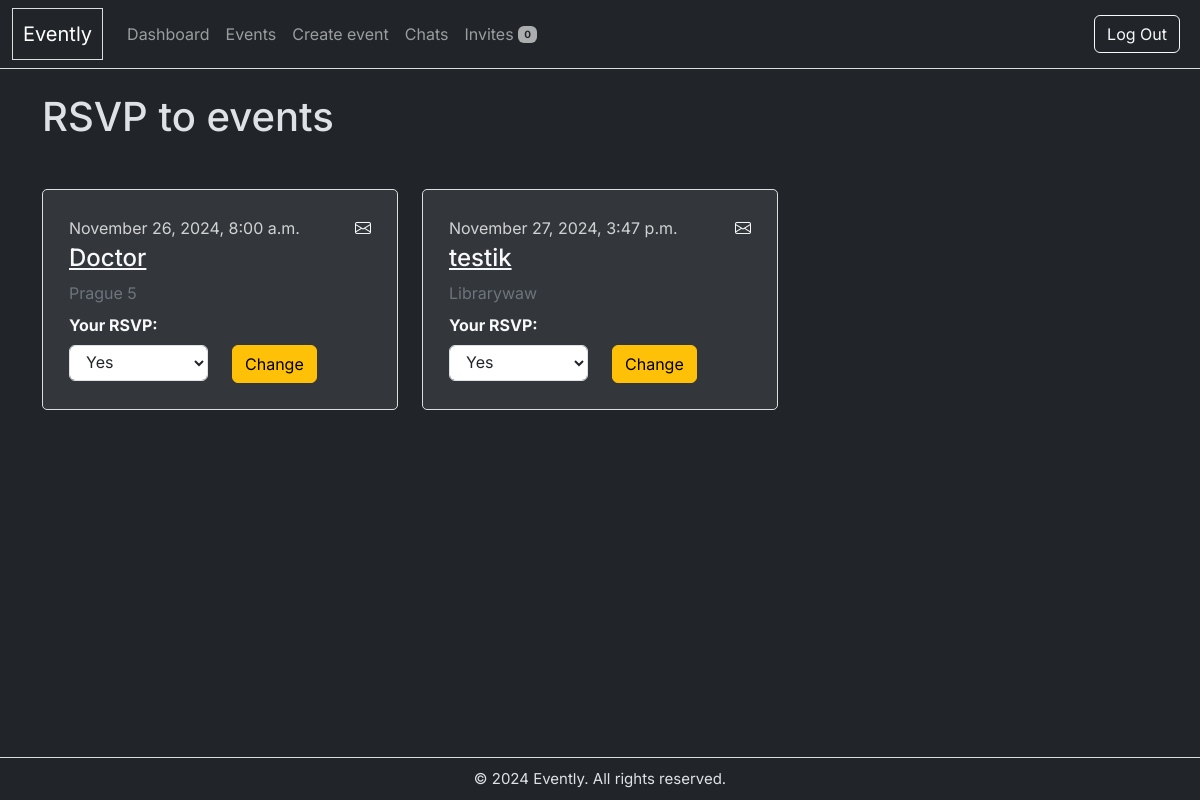
Before: /rsvps/ (signed in) with the older database file.
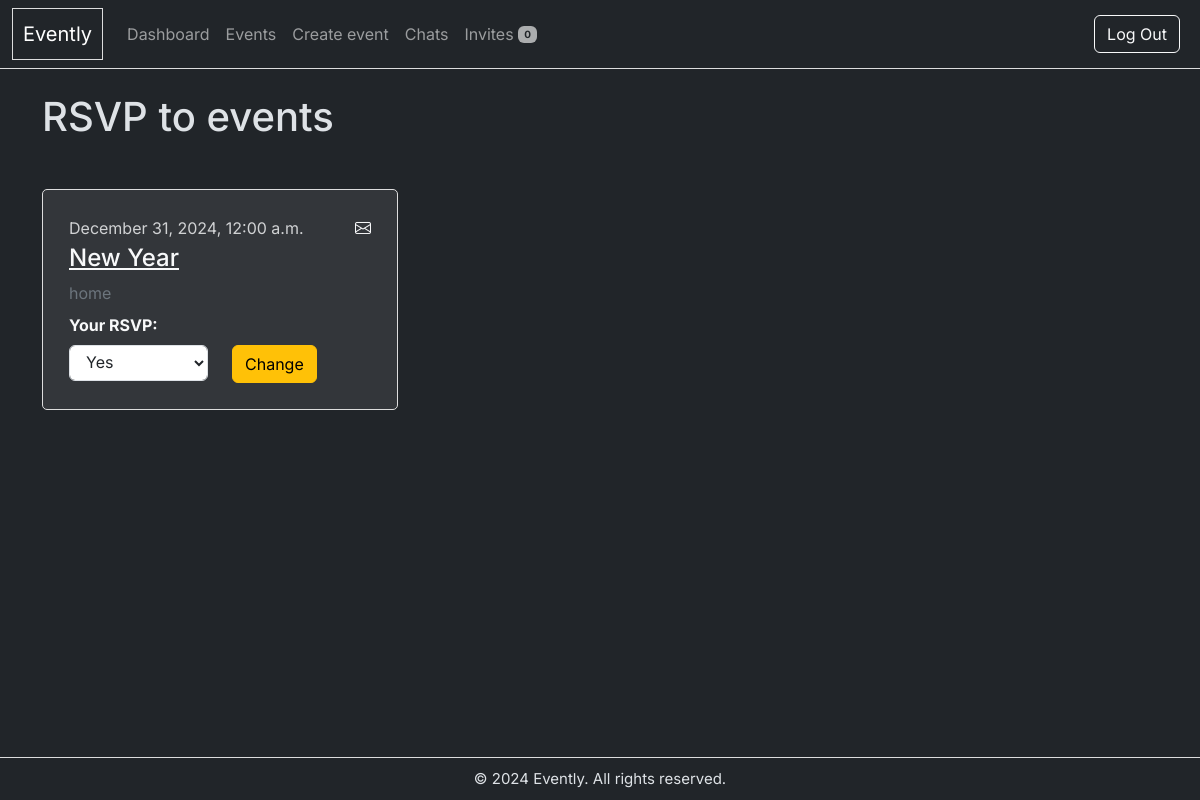
After: the same page with the newer database file.
### events/models.py (models this page shows, shortened)
class Event(models.Model):
    STATUS_CHOICES = [
        ('ACTIVE', 'Active'),
        ('INACTIVE', 'Inactive'),
    ]
    title = models.CharField(max_length=200)
    date = models.DateTimeField()
    description = models.TextField()
    location = models.CharField(max_length=255)
    created_by  = models.ForeignKey(User, on_delete=models.CASCADE, related_name="created_events", default=get_default_user)
    status = models.CharField(max_length=8, choices=STATUS_CHOICES, default='ACTIVE')
    class Meta:
        indexes = [
            models.Index(fields=['date']),
            models.Index(fields=['created_by']),
            models.Index(fields=['created_by', 'date']), # Compound index for created_by and date
        ]
        ordering = ['date']

### events/views/rsvp_views.py (the view)
# urls.py: path('rsvps/', rsvp_list, name='rsvp_list'),
@login_required
def rsvp_list(request):
    user_rsvps = RSVP.objects.filter(user=request.user)
    events = Event.objects.filter(pk__in=user_rsvps.values_list('event_id', flat=True),  status='ACTIVE')
    maybe_count = user_rsvps.filter(status='MAYBE').count()
    rsvp_status = {rsvp.event.pk: rsvp.status for rsvp in user_rsvps}
    event_rsvp_status = []
    for event in events:
        event_rsvp_status.append({
            'event': event,
            'status': rsvp_status.get(event.pk)
        })
    return render(request, 'events/rsvp_list.html', {
        'event_rsvp_status': event_rsvp_status,
        'maybe_count': maybe_count,
    })

### events/context_processors.py (called while the page is built)
def maybe_rsvp_count(request):
    if request.user.is_authenticated:
        return {
            'maybe_count': RSVP.objects.filter(user=request.user, status='MAYBE').count()
        }
    return {}

### events/templates/events/rsvp_list.html (shortened to what this page needs)
{% extends 'events/layout.html' %}
{% block content %}
<h1 class="mb-5">RSVP to events</h1>
<div class="row">
    {% for item in event_rsvp_status %}
        <div class="col-12 col-md-6 col-xl-4 mb-4">
            <div class="card event-card {% if item.status == 'MAYBE' %}status-maybe{% endif %}">
                <div class="card-body">
                    <div class="d-flex justify-content-between">
                        <span class="text-light mb-1" style="opacity: 0.8;">{{ item.event.date|date:"F j, Y, g:i a" }}</span>
                        <i class="bi bi-envelope text-light"></i>
                    </div>
                    <h4 class="card-title text-light mb-2"><a href="{% url 'event_detail' pk=item.event.pk %}" class="text-light">{{ item.event.title }}</a></h5>
                    <p class="card-text text-secondary mb-2">
                        {% if item.event.location %}
                            {{ item.event.location }}
                        {% else %}
                            Location not specified.
                        {% endif %}
                    </p>
                    <form method="post" action="{% url 'rsvp_event' item.event.pk %}">
                        <label for="status_{{ item.event.pk }}" class="form-label text-light fw-bold">Your RSVP:</label>
                        <div class="row">
                            <div class="col-6">
                                <select id="status_{{ item.event.pk }}" name="status" class="form-control">
                                    <option value="YES" {% if item.status == 'YES' %}selected{% endif %}>Yes</option>
                                </select>
                            </div>
                            <div class="col-6"><button type="submit" class="btn btn-warning ">Change</button></div>
                        </div>
                    </form>
                </div>
            </div>
        </div>
    {% empty %}
        <p>No invites available at the moment.</p>
    {% endfor %}
</div>
{% endblock %}

Changed rows visible on the page:
no longer on this page (row edited): Event: event "November 26, 2024, 8:00 a.m.", event "Doctor", event.location "Prague 5", status "Yes"
no longer on this page (row edited): Event: event "November 27, 2024, 3:47 p.m.", event "testik", event.location "Librarywaw", status "Yes"
added Event: event "December 31, 2024, 12:00 a.m.", event "New Year", event.location "home", status "Yes"
